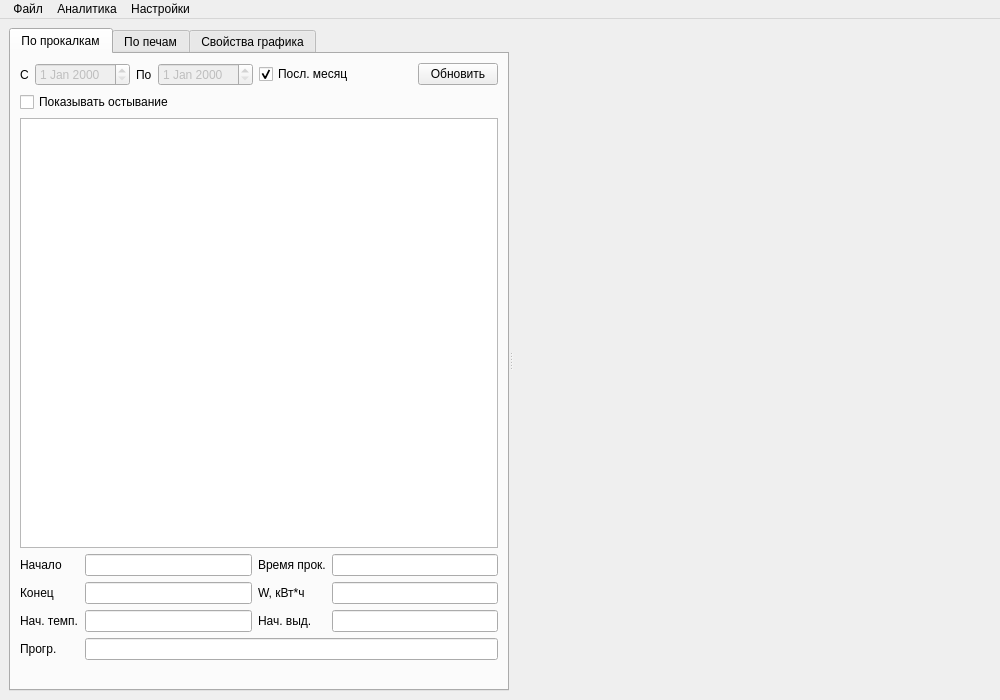
<?xml version="1.0" encoding="UTF-8"?>
<ui version="4.0">
 <class>MainWindow</class>
 <widget class="QMainWindow" name="MainWindow">
  <property name="geometry">
   <rect>
    <x>0</x>
    <y>0</y>
    <width>1000</width>
    <height>700</height>
   </rect>
  </property>
  <property name="windowTitle">
   <string>Термообработка проволоки</string>
  </property>
  <widget class="QWidget" name="centralwidget">
   <layout class="QVBoxLayout" name="verticalLayout_4">
    <item>
     <widget class="QSplitter" name="splitter">
      <property name="orientation">
       <enum>Qt::Horizontal</enum>
      </property>
      <widget class="QTabWidget" name="tabWidget">
       <property name="maximumSize">
        <size>
         <width>500</width>
         <height>16777215</height>
        </size>
       </property>
       <property name="currentIndex">
        <number>0</number>
       </property>
       <widget class="QWidget" name="tab_0">
        <attribute name="title">
         <string>По прокалкам</string>
        </attribute>
        <layout class="QVBoxLayout" name="verticalLayout">
         <item>
          <layout class="QHBoxLayout" name="horizontalLayout">
           <item>
            <widget class="QLabel" name="label">
             <property name="text">
              <string>С</string>
             </property>
            </widget>
           </item>
           <item>
            <widget class="DateEdit" name="dateEditBeg">
             <property name="enabled">
              <bool>false</bool>
             </property>
            </widget>
           </item>
           <item>
            <widget class="QLabel" name="label_2">
             <property name="text">
              <string>По</string>
             </property>
            </widget>
           </item>
           <item>
            <widget class="DateEdit" name="dateEditEnd">
             <property name="enabled">
              <bool>false</bool>
             </property>
            </widget>
           </item>
           <item>
            <widget class="QCheckBox" name="checkBoxMonly">
             <property name="text">
              <string>Посл. месяц</string>
             </property>
             <property name="checked">
              <bool>true</bool>
             </property>
            </widget>
           </item>
           <item>
            <spacer name="horizontalSpacer">
             <property name="orientation">
              <enum>Qt::Horizontal</enum>
             </property>
             <property name="sizeHint" stdset="0">
              <size>
               <width>40</width>
               <height>20</height>
              </size>
             </property>
            </spacer>
           </item>
           <item>
            <widget class="QPushButton" name="cmdUpdDry">
             <property name="text">
              <string>Обновить</string>
             </property>
             <property name="icon">
              <iconset theme="view-refresh">
               <normaloff>.</normaloff>.</iconset>
             </property>
            </widget>
           </item>
          </layout>
         </item>
         <item>
          <widget class="QCheckBox" name="checkBoxOst">
           <property name="text">
            <string>Показывать остывание</string>
           </property>
          </widget>
         </item>
         <item>
          <widget class="DbViewer" name="tableViewDry">
           <property name="selectionMode">
            <enum>QAbstractItemView::SingleSelection</enum>
           </property>
           <property name="selectionBehavior">
            <enum>QAbstractItemView::SelectRows</enum>
           </property>
           <property name="sortingEnabled">
            <bool>true</bool>
           </property>
          </widget>
         </item>
         <item>
          <layout class="QGridLayout" name="gridLayout">
           <item row="3" column="0">
            <widget class="QLabel" name="label_14">
             <property name="text">
              <string>Прогр.</string>
             </property>
            </widget>
           </item>
           <item row="0" column="2">
            <widget class="QLabel" name="label_11">
             <property name="text">
              <string>Время прок.</string>
             </property>
            </widget>
           </item>
           <item row="0" column="3">
            <widget class="QLineEdit" name="lineEditS">
             <property name="readOnly">
              <bool>true</bool>
             </property>
            </widget>
           </item>
           <item row="1" column="0">
            <widget class="QLabel" name="label_10">
             <property name="text">
              <string>Конец</string>
             </property>
            </widget>
           </item>
           <item row="1" column="2">
            <widget class="QLabel" name="label_12">
             <property name="text">
              <string>W, кВт*ч</string>
             </property>
            </widget>
           </item>
           <item row="1" column="3">
            <widget class="QLineEdit" name="lineEditEnerg">
             <property name="readOnly">
              <bool>false</bool>
             </property>
            </widget>
           </item>
           <item row="1" column="1">
            <widget class="QLineEdit" name="lineEditDEnd">
             <property name="readOnly">
              <bool>true</bool>
             </property>
            </widget>
           </item>
           <item row="0" column="0">
            <widget class="QLabel" name="label_9">
             <property name="text">
              <string>Начало</string>
             </property>
            </widget>
           </item>
           <item row="0" column="1">
            <widget class="QLineEdit" name="lineEditDBeg">
             <property name="readOnly">
              <bool>true</bool>
             </property>
            </widget>
           </item>
           <item row="2" column="0">
            <widget class="QLabel" name="label_5">
             <property name="text">
              <string>Нач. темп.</string>
             </property>
            </widget>
           </item>
           <item row="2" column="1">
            <widget class="QLineEdit" name="lineEditT">
             <property name="readOnly">
              <bool>false</bool>
             </property>
            </widget>
           </item>
           <item row="2" column="2">
            <widget class="QLabel" name="label_6">
             <property name="text">
              <string>Нач. выд.</string>
             </property>
            </widget>
           </item>
           <item row="2" column="3">
            <widget class="QLineEdit" name="lineEditW">
             <property name="readOnly">
              <bool>false</bool>
             </property>
            </widget>
           </item>
           <item row="3" column="1" colspan="3">
            <widget class="QLineEdit" name="lineEditProg">
             <property name="readOnly">
              <bool>true</bool>
             </property>
            </widget>
           </item>
          </layout>
         </item>
         <item>
          <layout class="QHBoxLayout" name="horizontalLayoutMap">
           <item>
            <spacer name="horizontalSpacer_4">
             <property name="orientation">
              <enum>Qt::Horizontal</enum>
             </property>
             <property name="sizeHint" stdset="0">
              <size>
               <width>40</width>
               <height>20</height>
              </size>
             </property>
            </spacer>
           </item>
          </layout>
         </item>
        </layout>
       </widget>
       <widget class="QWidget" name="tab_1">
        <attribute name="title">
         <string>По печам</string>
        </attribute>
        <layout class="QVBoxLayout" name="verticalLayout_2">
         <item>
          <layout class="QHBoxLayout" name="horizontalLayout_2">
           <item>
            <widget class="QLabel" name="label_3">
             <property name="text">
              <string>С</string>
             </property>
            </widget>
           </item>
           <item>
            <widget class="QDateTimeEdit" name="dateTimeEditBeg">
             <property name="calendarPopup">
              <bool>true</bool>
             </property>
            </widget>
           </item>
           <item>
            <widget class="QLabel" name="label_4">
             <property name="text">
              <string>По</string>
             </property>
            </widget>
           </item>
           <item>
            <widget class="QDateTimeEdit" name="dateTimeEditEnd">
             <property name="calendarPopup">
              <bool>true</bool>
             </property>
            </widget>
           </item>
           <item>
            <spacer name="horizontalSpacer_2">
             <property name="orientation">
              <enum>Qt::Horizontal</enum>
             </property>
             <property name="sizeHint" stdset="0">
              <size>
               <width>40</width>
               <height>20</height>
              </size>
             </property>
            </spacer>
           </item>
           <item>
            <widget class="QPushButton" name="cmdUpdOvenData">
             <property name="text">
              <string>Обновить</string>
             </property>
             <property name="icon">
              <iconset theme="view-refresh">
               <normaloff>.</normaloff>.</iconset>
             </property>
            </widget>
           </item>
          </layout>
         </item>
         <item>
          <widget class="QTableView" name="tableViewOven">
           <property name="selectionMode">
            <enum>QAbstractItemView::SingleSelection</enum>
           </property>
           <property name="selectionBehavior">
            <enum>QAbstractItemView::SelectRows</enum>
           </property>
          </widget>
         </item>
        </layout>
       </widget>
       <widget class="QWidget" name="tab_2">
        <attribute name="title">
         <string>Свойства графика</string>
        </attribute>
        <layout class="QVBoxLayout" name="verticalLayout_5">
         <item>
          <layout class="QVBoxLayout" name="verticalLayoutCfg"/>
         </item>
         <item>
          <widget class="QScrollArea" name="scrollArea">
           <property name="sizePolicy">
            <sizepolicy hsizetype="Expanding" vsizetype="Expanding">
             <horstretch>0</horstretch>
             <verstretch>2</verstretch>
            </sizepolicy>
           </property>
           <property name="widgetResizable">
            <bool>true</bool>
           </property>
           <widget class="QWidget" name="scrollAreaWidgetContents">
            <property name="geometry">
             <rect>
              <x>0</x>
              <y>0</y>
              <width>478</width>
              <height>606</height>
             </rect>
            </property>
            <layout class="QVBoxLayout" name="verticalLayout_3">
             <item>
              <layout class="QVBoxLayout" name="verticalLayoutChn"/>
             </item>
             <item>
              <spacer name="verticalSpacer_2">
               <property name="orientation">
                <enum>Qt::Vertical</enum>
               </property>
               <property name="sizeHint" stdset="0">
                <size>
                 <width>20</width>
                 <height>40</height>
                </size>
               </property>
              </spacer>
             </item>
            </layout>
           </widget>
          </widget>
         </item>
        </layout>
       </widget>
      </widget>
      <widget class="QWidget" name="verticalLayoutWidget">
       <layout class="QVBoxLayout" name="verticalLayoutPlot"/>
      </widget>
     </widget>
    </item>
   </layout>
  </widget>
  <widget class="QMenuBar" name="menubar">
   <property name="geometry">
    <rect>
     <x>0</x>
     <y>0</y>
     <width>1000</width>
     <height>22</height>
    </rect>
   </property>
   <widget class="QMenu" name="menu">
    <property name="title">
     <string> Файл</string>
    </property>
    <addaction name="actionPrint"/>
    <addaction name="separator"/>
    <addaction name="actionExit"/>
   </widget>
   <widget class="QMenu" name="menu_2">
    <property name="title">
     <string>Аналитика</string>
    </property>
    <addaction name="actionEnerg"/>
   </widget>
   <widget class="QMenu" name="menu_3">
    <property name="title">
     <string>Настройки</string>
    </property>
    <addaction name="actionCfgOven"/>
    <addaction name="actionProgs"/>
   </widget>
   <addaction name="menu"/>
   <addaction name="menu_2"/>
   <addaction name="menu_3"/>
  </widget>
  <action name="actionPrint">
   <property name="icon">
    <iconset theme="document-print">
     <normaloff>:/images/fileprint.png</normaloff>:/images/fileprint.png</iconset>
   </property>
   <property name="text">
    <string>Печать</string>
   </property>
   <property name="shortcut">
    <string>Ctrl+P</string>
   </property>
  </action>
  <action name="actionExit">
   <property name="icon">
    <iconset theme="application-exit">
     <normaloff>:/images/button_cancel.png</normaloff>:/images/button_cancel.png</iconset>
   </property>
   <property name="text">
    <string>Выход</string>
   </property>
   <property name="shortcut">
    <string>Ctrl+Q</string>
   </property>
  </action>
  <action name="actionEnerg">
   <property name="text">
    <string>Расход энергии</string>
   </property>
  </action>
  <action name="actionCfgOven">
   <property name="text">
    <string>Конфигурация печей</string>
   </property>
  </action>
  <action name="actionProgs">
   <property name="text">
    <string>Режимы термоотжига</string>
   </property>
  </action>
 </widget>
 <customwidgets>
  <customwidget>
   <class>DbViewer</class>
   <extends>QTableView</extends>
   <header>db/dbviewer.h</header>
  </customwidget>
  <customwidget>
   <class>DateEdit</class>
   <extends>QDateEdit</extends>
   <header>db/dbviewer.h</header>
  </customwidget>
 </customwidgets>
 <resources/>
 <connections/>
</ui>
